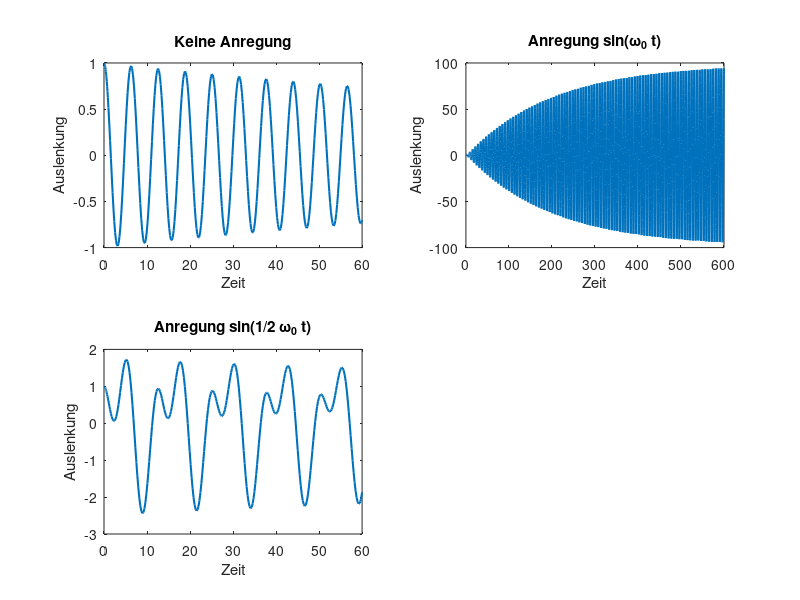

Write MATLAB code to recreate this figure.
%  Kap_08_Resonanz.m
function Resonanz
%  Masse-Feder-Daempfer mit externer Kraft
global A omega alpha
  m = 100.0; k = 100.0; d = 1; 
  A = [0 1;-k/m -d/m]; 
  lam = eig(A); omega = imag(lam(1));
  y0 = [1;0];
  tspan =[0,60]; alpha = 0;
  [t,y] = ode45(@dgl,tspan,y0);
  subplot(2,2,1); plot(t,y(:,1),'linewidth',1.5);  
  xlabel('Zeit'); ylabel('Auslenkung'); title('Keine Anregung');
  tspan =[0,600]; alpha = 1;
  [t,y] = ode45(@dgl,tspan,y0);
  subplot(2,2,2); plot(t,y(:,1),'linewidth',1.5);
  xlabel('Zeit'); ylabel('Auslenkung');
  title('Anregung sin(\omega_0 t)');
  omega = 0.5*imag(lam(1));
  tspan =[0,60]; alpha = 1;
  [t,y] = ode45(@dgl,tspan,y0);
  subplot(2,2,3); plot(t,y(:,1),'linewidth',1.5); 
  xlabel('Zeit'); ylabel('Auslenkung');
  title('Anregung sin(1/2 \omega_0 t)');
end

function dy = dgl(t,y)
global A omega alpha
  dy = A*y;
  dy(2) = dy(2) + alpha*sin(omega*t);
end
